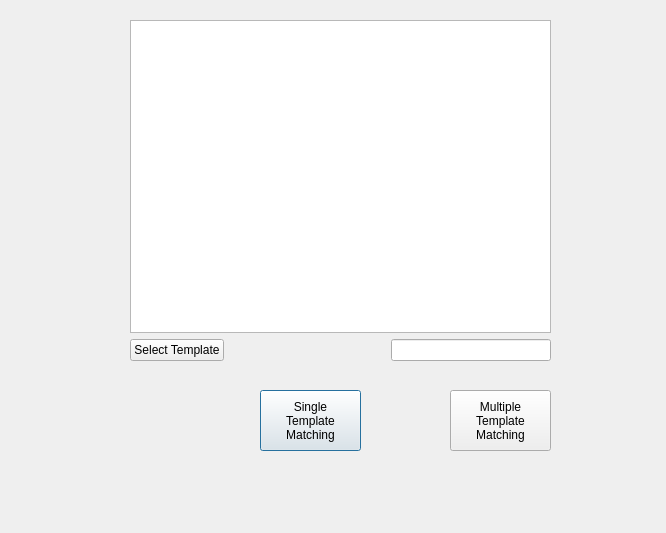
<?xml version="1.0" encoding="UTF-8"?>
<ui version="4.0">
 <class>templateMatchingDialog</class>
 <widget class="QDialog" name="templateMatchingDialog">
  <property name="geometry">
   <rect>
    <x>0</x>
    <y>0</y>
    <width>666</width>
    <height>533</height>
   </rect>
  </property>
  <property name="windowTitle">
   <string>Dialog</string>
  </property>
  <widget class="QPushButton" name="singleTempMat_pushButton">
   <property name="geometry">
    <rect>
     <x>260</x>
     <y>390</y>
     <width>101</width>
     <height>61</height>
    </rect>
   </property>
   <property name="text">
    <string>Single 
Template 
Matching</string>
   </property>
  </widget>
  <widget class="QPushButton" name="mulTempMat_pushButton">
   <property name="geometry">
    <rect>
     <x>450</x>
     <y>390</y>
     <width>101</width>
     <height>61</height>
    </rect>
   </property>
   <property name="text">
    <string>Multiple
Template
Matching</string>
   </property>
  </widget>
  <widget class="QWidget" name="">
   <property name="geometry">
    <rect>
     <x>130</x>
     <y>20</y>
     <width>421</width>
     <height>341</height>
    </rect>
   </property>
   <layout class="QVBoxLayout" name="verticalLayout">
    <item>
     <widget class="QGraphicsView" name="template_graphicsView"/>
    </item>
    <item>
     <layout class="QHBoxLayout" name="horizontalLayout">
      <item>
       <widget class="QPushButton" name="template_pushButton">
        <property name="text">
         <string>Select Template</string>
        </property>
       </widget>
      </item>
      <item>
       <spacer name="horizontalSpacer">
        <property name="orientation">
         <enum>Qt::Horizontal</enum>
        </property>
        <property name="sizeHint" stdset="0">
         <size>
          <width>68</width>
          <height>20</height>
         </size>
        </property>
       </spacer>
      </item>
      <item>
       <widget class="QLineEdit" name="template_lineEdit"/>
      </item>
     </layout>
    </item>
   </layout>
  </widget>
 </widget>
 <resources/>
 <connections/>
</ui>
